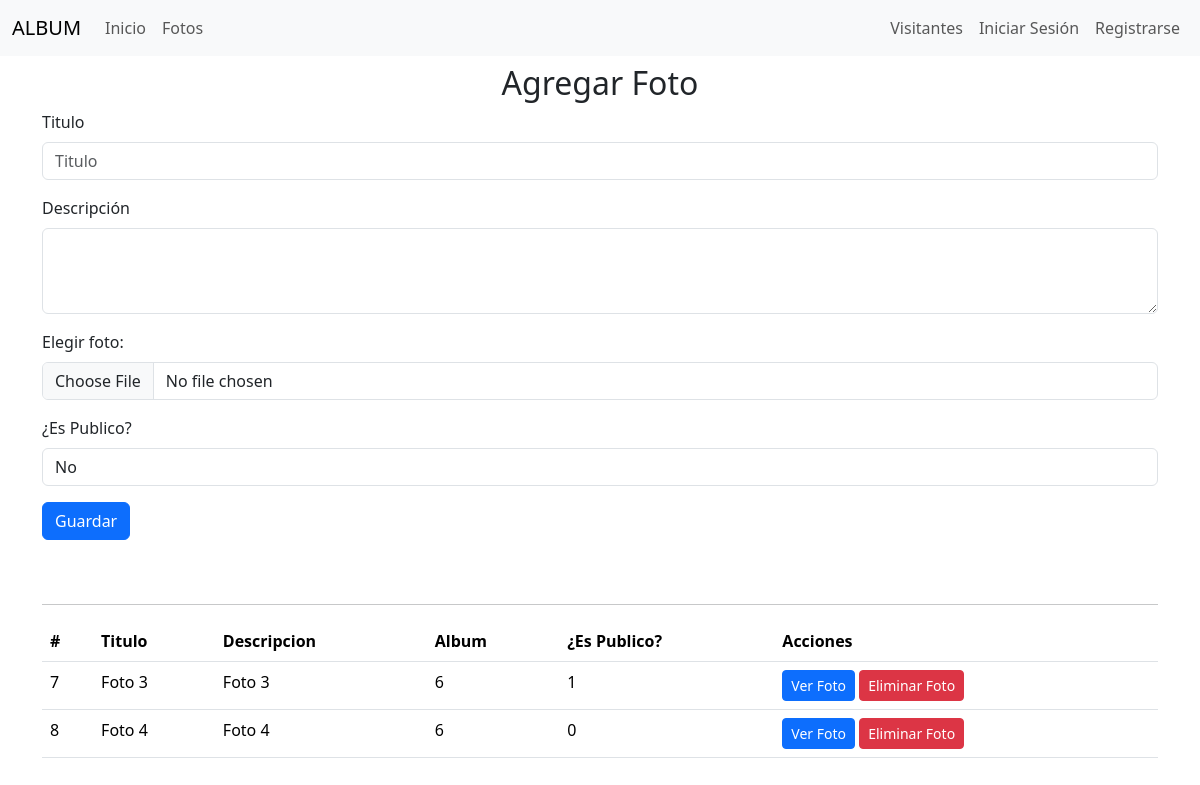
Page /pages/add_photo.php?idAlbum=6 on the committed database.
### tables this page shows
CREATE TABLE `foto` (
  `intIdFoto` int NOT NULL AUTO_INCREMENT,
  `intIdAlbum` int NOT NULL,
  `vchTitulo` varchar(150) NOT NULL,
  `vchDescripcion` varchar(500) NOT NULL,
  `vchFoto` varchar(500) NOT NULL,
  `boolEsPublico` tinyint NOT NULL,
  `dtmFechaCreacion` datetime NOT NULL DEFAULT CURRENT_TIMESTAMP,
  PRIMARY KEY (`intIdFoto`),
  KEY `fk_foto_album_idx` (`intIdAlbum`),
  CONSTRAINT `fk_foto_album` FOREIGN KEY (`intIdAlbum`) REFERENCES `album` (`intIdAlbum`) ON DELETE CASCADE
);

### pages/add_photo.php (the view, shortened to what this page needs)
<?php
    require_once '../config/config.php';
    $idAlbum = $_GET['idAlbum'];
    $conn = new PDO("mysql:host=$servername;dbname=$database", $username, $password);
    $conn->setAttribute(PDO::ATTR_ERRMODE, PDO::ERRMODE_EXCEPTION);
    $sql = "SELECT intIdFoto, intIdAlbum, vchTitulo, vchDescripcion, vchFoto, boolEsPublico FROM foto WHERE intIdAlbum = ?";
    $statement = $conn->prepare($sql);
    $statement->bindParam(1, $idAlbum);
    $statement->execute();
    $result =  $statement->fetchAll();
?>
<?php require_once 'header.php' ?>
    <div class="container">
        <h2 class="text-center mt-2">Agregar Foto</h2>
        <form action="<?php $_SERVER['PHP_SELF']; ?>" method="POST" enctype="multipart/form-data">
            <div class="mb-3">
                <label for="titulo" class="form-label">Titulo</label>
                <input type="titulo" class="form-control" id="titulo" name="titulo" placeholder="Titulo">
            </div>
            <div class="mb-3">
                <label for="descripcion" class="form-label">Descripción</label>
                <textarea class="form-control" id="descripcion" rows="3" name="descripcion"></textarea>
            </div>
            <div class="mb-3">
                <label for="foto" class="form-label">Elegir foto:</label>
                <input type="file" class="form-control" id="foto" name="foto">
            </div>
            <div class="mb-3">
                <label for="esPublico" class="form-label">¿Es Publico?</label>
                <select name="publico" id="" class="form-control">
                    <option value="0">No</option>
                </select>
            </div>
            <input type="submit" id="submit" name="submit" class="btn btn-primary" value="Guardar">
        </form>
        <br>
        <br>
        <hr>
        <table class="table">
            <thead>
                <tr>
                    <th>#</th>
                    <th>Titulo</th>
                    <th>Descripcion</th>
                    <th>Album</th>
                    <th>¿Es Publico?</th>
                    <th>Acciones</th>
                </tr>
            </thead>
            <tbody>
                <?php foreach ($result as $key => $value):?>
                    <tr>
                        <td><?php echo $value['intIdFoto'] ?></td>
                        <td><?php echo $value['vchTitulo'] ?></td>
                        <td><?php echo $value['vchDescripcion'] ?></td>
                        <td><?php echo $value['intIdAlbum'] ?></td>
                        <td><?php echo $value['boolEsPublico'] ?></td>
                        <td>
                            <a class="btn btn-primary btn-sm" data-bs-toggle="modal" data-bs-target="#exampleModalOtro<?php echo $value['vchFoto']; ?>">Ver Foto</a>
                            <a class="btn btn-danger btn-sm" data-bs-toggle="modal" data-bs-target="#exampleModal<?php echo $value['intIdFoto']; ?>">Eliminar Foto</a>
                        </td>
                    </tr>
                <?php endforeach; ?>
            </tbody>
        </table>
    </div>
<?php require_once 'footer.php' ?>

### rows in the picture
foto: intIdFoto "7", vchTitulo "Foto 3", vchDescripcion "Foto 3", intIdAlbum "6", boolEsPublico "1"
foto: intIdFoto "8", vchTitulo "Foto 4", vchDescripcion "Foto 4", intIdAlbum "6", boolEsPublico "0"
